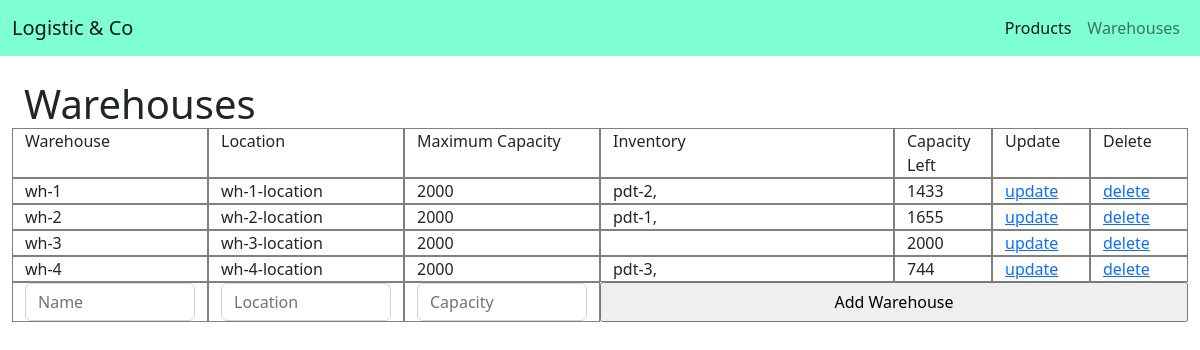
The page /warehouses/ on the database its author committed.
### BackLog/models.py (models this page shows)
class Warehouse(models.Model):
    name = models.CharField(max_length=100)
    location = models.CharField(max_length=200)
    capacity = models.IntegerField(default=1000)
    def __str__(self) -> str:
        return self.name

class Products(models.Model):
    name = models.CharField(max_length=200)
    quantity = models.IntegerField(blank=True, null=True)
    description = models.CharField(blank=True, max_length=400)
    warehouse = models.ForeignKey(Warehouse,  on_delete=models.SET_NULL, null=True)
    def __str__(self) -> str:
        return self.name

### BackLog/views.py (the view)
# urls.py: path('warehouses/', warehouses, name="warehouses"),
def warehouses(request):
    WAREHOUSES = Warehouse.objects.all()
    def capacity_left():
        left = 0
        capacity_left_list=[]
        for w in WAREHOUSES:
            left = w.capacity
            for pt in w.products_set.all():
                left -= pt.quantity
            capacity_left_list.append(left)
        return capacity_left_list
    CAPACITY_LEFT = capacity_left()
    if request.method == "POST":
        WAREHOUSE_FORM = WarehouseForm(request.POST)
        if WAREHOUSE_FORM.is_valid():
            WAREHOUSE_FORM.save()
    else:
        WAREHOUSE_FORM = WarehouseForm()
    return render(request, "backlog/warehouses.html", context={
        "warehouseData":zip(WAREHOUSES, CAPACITY_LEFT),
        "warehouseForm":WAREHOUSE_FORM,
        })

### SHOP/forms.py
class WarehouseForm(forms.ModelForm):
    class Meta:
        model = Warehouse
        fields= "__all__"

### BackLog/templates/backlog/warehouses.html (shortened to what this page needs)
{% extends "backlog/base.html"%}
{% load static %}
{% block content %}
<div class="container-fluid content px-4">
    <h1>Warehouses</h1>
    <div class="row">
        <div class="col-2">
            Warehouse
        </div>
        <div class="col-2">
            Location
        </div>
        <div class="col-2">
            Maximum Capacity
        </div>
        <div class="col">
            Inventory
        </div>
        <div class="col-1">
            Capacity Left
        </div>
        <div class="col-1">
            Update
        </div>
        <div class="col-1">
            Delete
        </div>
    </div>
    {% for w,i in warehouseData %}
    <div class="row">
        <div class="col-2">
            {{w}}
        </div>
        <div class="col-2">
            {{w.location}}
        </div>
        <div class="col-2">
            {{w.capacity}}
        </div>
        <div class="col">
            {% for pt in w.products_set.all %}
            {{pt}},
            {% endfor %}
        </div>
        <div class="col-1">
            {{ i }}
        </div>
        <div class="col-1">
            <a href="{% url 'update-warehouse' id=w.id%}">update</a>
        </div>
        <div class="col-1">
            <a href="{% url 'delete-warehouse' id=w.id%}">delete</a>
        </div>
    </div>
    {% endfor %}
    <form action="" method="POST">
    <div class="row">
        {% for field in warehouseForm %}
        <div class="col-2">
            <div>
                <input name="{{ field.name }}" class="form-control" type="{{ field.field.widget.input_type }}"
                    placeholder="{{ field.label  }}"
                    id="{{ field.label  }}">
            </div>
        </div>
        {% endfor %}
        <input type="submit" name="add_warehouse" value="Add Warehouse" class="col-6">
    </div>
    </form>
</div>
{% endblock %}

### BackLog/static/BackLog_css/style.css (style rules this page uses)
h1 { margin-block-start: 0 !important; margin-block-end: 0 !important; }
.content { margin-top: 5rem; margin-bottom: 2rem; }
.col, .col-3, .col-1, .col-2 { border: 1px grey solid; }

### rows shown on the page
Warehouse: name "wh-1", location "wh-1-location", capacity "2000", i "1433"
Products: name "pdt-2"
Warehouse: name "wh-2", location "wh-2-location", capacity "2000", i "1655"
Products: name "pdt-1"
Warehouse: name "wh-3", location "wh-3-location", capacity "2000"
Warehouse: name "wh-4", location "wh-4-location", capacity "2000", i "744"
Products: name "pdt-3"
